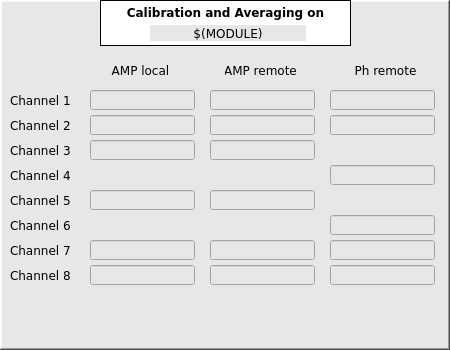
   <widget class="caFrame" name="caframe_7">
    <property name="geometry">
     <rect>
      <x>360</x>
      <y>5</y>
      <width>450</width>
      <height>350</height>
     </rect>
    </property>
    <property name="font">
     <font>
      <family>DejaVu Sans</family>
     </font>
    </property>
    <property name="styleSheet">
     <string notr="true">background-color: rgb(231, 231, 231);</string>
    </property>
    <property name="frameShape">
     <enum>QFrame::WinPanel</enum>
    </property>
    <property name="frameShadow">
     <enum>QFrame::Raised</enum>
    </property>
    <property name="lineWidth">
     <number>1</number>
    </property>
    <property name="midLineWidth">
     <number>1</number>
    </property>
    <property name="background">
     <color>
      <red>0</red>
      <green>0</green>
      <blue>0</blue>
     </color>
    </property>
    <property name="backgroundMode">
     <enum>caFrame::Filled</enum>
    </property>
    <widget class="QLabel" name="label_32">
     <property name="geometry">
      <rect>
       <x>100</x>
       <y>0</y>
       <width>251</width>
       <height>46</height>
      </rect>
     </property>
     <property name="font">
      <font>
       <family>DejaVu Sans</family>
       <weight>75</weight>
       <bold>true</bold>
      </font>
     </property>
     <property name="styleSheet">
      <string notr="true">background-color: rgb(255, 255, 255);</string>
     </property>
     <property name="frameShape">
      <enum>QFrame::Box</enum>
     </property>
     <property name="text">
      <string>Calibration and Averaging on</string>
     </property>
     <property name="alignment">
      <set>Qt::AlignHCenter|Qt::AlignTop</set>
     </property>
    </widget>
    <widget class="caLabel" name="calabel_3">
     <property name="geometry">
      <rect>
       <x>150</x>
       <y>25</y>
       <width>156</width>
       <height>16</height>
      </rect>
     </property>
     <property name="font">
      <font>
       <family>DejaVu Sans</family>
       <pointsize>9</pointsize>
      </font>
     </property>
     <property name="text">
      <string>$(MODULE)</string>
     </property>
     <property name="alignment">
      <set>Qt::AlignCenter</set>
     </property>
     <property name="background">
      <color>
       <red>255</red>
       <green>255</green>
       <blue>255</blue>
      </color>
     </property>
    </widget>
    <widget class="caTextEntry" name="catextentry_17">
     <property name="geometry">
      <rect>
       <x>90</x>
       <y>140</y>
       <width>105</width>
       <height>20</height>
      </rect>
     </property>
     <property name="sizePolicy">
      <sizepolicy hsizetype="Expanding" vsizetype="Expanding">
       <horstretch>0</horstretch>
       <verstretch>0</verstretch>
      </sizepolicy>
     </property>
     <property name="alignment">
      <set>Qt::AlignRight|Qt::AlignTrailing|Qt::AlignVCenter</set>
     </property>
     <property name="channel" stdset="0">
      <string notr="true">$(MODULE):calibration:ch3:amp_local</string>
     </property>
     <property name="foreground">
      <color>
       <red>170</red>
       <green>0</green>
       <blue>0</blue>
      </color>
     </property>
     <property name="background">
      <color>
       <red>255</red>
       <green>255</green>
       <blue>127</blue>
      </color>
     </property>
     <property name="colorMode">
      <enum>caLineEdit::Static</enum>
     </property>
     <property name="precision">
      <number>8</number>
     </property>
     <property name="precisionMode">
      <enum>caLineEdit::User</enum>
     </property>
    </widget>
    <widget class="caTextEntry" name="catextentry_31">
     <property name="geometry">
      <rect>
       <x>330</x>
       <y>165</y>
       <width>105</width>
       <height>20</height>
      </rect>
     </property>
     <property name="sizePolicy">
      <sizepolicy hsizetype="Expanding" vsizetype="Expanding">
       <horstretch>0</horstretch>
       <verstretch>0</verstretch>
      </sizepolicy>
     </property>
     <property name="alignment">
      <set>Qt::AlignRight|Qt::AlignTrailing|Qt::AlignVCenter</set>
     </property>
     <property name="channel" stdset="0">
      <string notr="true">$(MODULE):calibration:ch4:ph_remote</string>
     </property>
     <property name="foreground">
      <color>
       <red>170</red>
       <green>0</green>
       <blue>0</blue>
      </color>
     </property>
     <property name="background">
      <color>
       <red>255</red>
       <green>255</green>
       <blue>127</blue>
      </color>
     </property>
     <property name="colorMode">
      <enum>caLineEdit::Static</enum>
     </property>
     <property name="precision">
      <number>8</number>
     </property>
     <property name="precisionMode">
      <enum>caLineEdit::User</enum>
     </property>
    </widget>
    <widget class="QLabel" name="label_60">
     <property name="geometry">
      <rect>
       <x>10</x>
       <y>90</y>
       <width>80</width>
       <height>20</height>
      </rect>
     </property>
     <property name="font">
      <font>
       <family>DejaVu Sans</family>
       <pointsize>9</pointsize>
      </font>
     </property>
     <property name="text">
      <string>Channel 1</string>
     </property>
     <property name="alignment">
      <set>Qt::AlignLeading|Qt::AlignLeft|Qt::AlignVCenter</set>
     </property>
    </widget>
    <widget class="QLabel" name="label_76">
     <property name="geometry">
      <rect>
       <x>225</x>
       <y>60</y>
       <width>71</width>
       <height>20</height>
      </rect>
     </property>
     <property name="font">
      <font>
       <family>DejaVu Sans</family>
       <pointsize>9</pointsize>
      </font>
     </property>
     <property name="text">
      <string>AMP remote</string>
     </property>
     <property name="alignment">
      <set>Qt::AlignCenter</set>
     </property>
    </widget>
    <widget class="caTextEntry" name="catextentry_18">
     <property name="geometry">
      <rect>
       <x>90</x>
       <y>190</y>
       <width>105</width>
       <height>20</height>
      </rect>
     </property>
     <property name="sizePolicy">
      <sizepolicy hsizetype="Expanding" vsizetype="Expanding">
       <horstretch>0</horstretch>
       <verstretch>0</verstretch>
      </sizepolicy>
     </property>
     <property name="alignment">
      <set>Qt::AlignRight|Qt::AlignTrailing|Qt::AlignVCenter</set>
     </property>
     <property name="channel" stdset="0">
      <string notr="true">$(MODULE):calibration:ch5:amp_local</string>
     </property>
     <property name="foreground">
      <color>
       <red>170</red>
       <green>0</green>
       <blue>0</blue>
      </color>
     </property>
     <property name="background">
      <color>
       <red>255</red>
       <green>255</green>
       <blue>127</blue>
      </color>
     </property>
     <property name="colorMode">
      <enum>caLineEdit::Static</enum>
     </property>
     <property name="precision">
      <number>8</number>
     </property>
     <property name="precisionMode">
      <enum>caLineEdit::User</enum>
     </property>
    </widget>
    <widget class="caTextEntry" name="catextentry_19">
     <property name="geometry">
      <rect>
       <x>210</x>
       <y>115</y>
       <width>105</width>
       <height>20</height>
      </rect>
     </property>
     <property name="sizePolicy">
      <sizepolicy hsizetype="Expanding" vsizetype="Expanding">
       <horstretch>0</horstretch>
       <verstretch>0</verstretch>
      </sizepolicy>
     </property>
     <property name="alignment">
      <set>Qt::AlignRight|Qt::AlignTrailing|Qt::AlignVCenter</set>
     </property>
     <property name="channel" stdset="0">
      <string notr="true">$(MODULE):calibration:ch2:amp_remote</string>
     </property>
     <property name="foreground">
      <color>
       <red>170</red>
       <green>0</green>
       <blue>0</blue>
      </color>
     </property>
     <property name="background">
      <color>
       <red>255</red>
       <green>255</green>
       <blue>127</blue>
      </color>
     </property>
     <property name="colorMode">
      <enum>caLineEdit::Static</enum>
     </property>
     <property name="precision">
      <number>8</number>
     </property>
     <property name="precisionMode">
      <enum>caLineEdit::User</enum>
     </property>
    </widget>
    <widget class="caTextEntry" name="catextentry_20">
     <property name="geometry">
      <rect>
       <x>90</x>
       <y>90</y>
       <width>105</width>
       <height>20</height>
      </rect>
     </property>
     <property name="sizePolicy">
      <sizepolicy hsizetype="Expanding" vsizetype="Expanding">
       <horstretch>0</horstretch>
       <verstretch>0</verstretch>
      </sizepolicy>
     </property>
     <property name="alignment">
      <set>Qt::AlignRight|Qt::AlignTrailing|Qt::AlignVCenter</set>
     </property>
     <property name="channel" stdset="0">
      <string notr="true">$(MODULE):calibration:ch1:amp_local</string>
     </property>
     <property name="foreground">
      <color>
       <red>170</red>
       <green>0</green>
       <blue>0</blue>
      </color>
     </property>
     <property name="background">
      <color>
       <red>255</red>
       <green>255</green>
       <blue>127</blue>
      </color>
     </property>
     <property name="colorMode">
      <enum>caLineEdit::Static</enum>
     </property>
     <property name="precision">
      <number>8</number>
     </property>
     <property name="precisionMode">
      <enum>caLineEdit::User</enum>
     </property>
    </widget>
    <widget class="caTextEntry" name="catextentry_22">
     <property name="geometry">
      <rect>
       <x>210</x>
       <y>190</y>
       <width>105</width>
       <height>20</height>
      </rect>
     </property>
     <property name="sizePolicy">
      <sizepolicy hsizetype="Expanding" vsizetype="Expanding">
       <horstretch>0</horstretch>
       <verstretch>0</verstretch>
      </sizepolicy>
     </property>
     <property name="alignment">
      <set>Qt::AlignRight|Qt::AlignTrailing|Qt::AlignVCenter</set>
     </property>
     <property name="channel" stdset="0">
      <string notr="true">$(MODULE):calibration:ch5:amp_remote</string>
     </property>
     <property name="foreground">
      <color>
       <red>170</red>
       <green>0</green>
       <blue>0</blue>
      </color>
     </property>
     <property name="background">
      <color>
       <red>255</red>
       <green>255</green>
       <blue>127</blue>
      </color>
     </property>
     <property name="colorMode">
      <enum>caLineEdit::Static</enum>
     </property>
     <property name="precision">
      <number>8</number>
     </property>
     <property name="precisionMode">
      <enum>caLineEdit::User</enum>
     </property>
    </widget>
    <widget class="QLabel" name="label_77">
     <property name="geometry">
      <rect>
       <x>350</x>
       <y>60</y>
       <width>71</width>
       <height>20</height>
      </rect>
     </property>
     <property name="font">
      <font>
       <family>DejaVu Sans</family>
       <pointsize>9</pointsize>
      </font>
     </property>
     <property name="text">
      <string>Ph remote</string>
     </property>
     <property name="alignment">
      <set>Qt::AlignCenter</set>
     </property>
    </widget>
    <widget class="caTextEntry" name="catextentry_28">
     <property name="geometry">
      <rect>
       <x>210</x>
       <y>265</y>
       <width>105</width>
       <height>20</height>
      </rect>
     </property>
     <property name="sizePolicy">
      <sizepolicy hsizetype="Expanding" vsizetype="Expanding">
       <horstretch>0</horstretch>
       <verstretch>0</verstretch>
      </sizepolicy>
     </property>
     <property name="alignment">
      <set>Qt::AlignRight|Qt::AlignTrailing|Qt::AlignVCenter</set>
     </property>
     <property name="channel" stdset="0">
      <string notr="true">$(MODULE):calibration:ch8:amp_remote</string>
     </property>
     <property name="foreground">
      <color>
       <red>170</red>
       <green>0</green>
       <blue>0</blue>
      </color>
     </property>
     <property name="background">
      <color>
       <red>255</red>
       <green>255</green>
       <blue>127</blue>
      </color>
     </property>
     <property name="colorMode">
      <enum>caLineEdit::Static</enum>
     </property>
     <property name="precision">
      <number>8</number>
     </property>
     <property name="precisionMode">
      <enum>caLineEdit::User</enum>
     </property>
    </widget>
    <widget class="caTextEntry" name="catextentry_29">
     <property name="geometry">
      <rect>
       <x>330</x>
       <y>90</y>
       <width>105</width>
       <height>20</height>
      </rect>
     </property>
     <property name="sizePolicy">
      <sizepolicy hsizetype="Expanding" vsizetype="Expanding">
       <horstretch>0</horstretch>
       <verstretch>0</verstretch>
      </sizepolicy>
     </property>
     <property name="alignment">
      <set>Qt::AlignRight|Qt::AlignTrailing|Qt::AlignVCenter</set>
     </property>
     <property name="channel" stdset="0">
      <string notr="true">$(MODULE):calibration:ch1:ph_remote</string>
     </property>
     <property name="foreground">
      <color>
       <red>170</red>
       <green>0</green>
       <blue>0</blue>
      </color>
     </property>
     <property name="background">
      <color>
       <red>255</red>
       <green>255</green>
       <blue>127</blue>
      </color>
     </property>
     <property name="colorMode">
      <enum>caLineEdit::Static</enum>
     </property>
     <property name="precision">
      <number>8</number>
     </property>
     <property name="precisionMode">
      <enum>caLineEdit::User</enum>
     </property>
    </widget>
    <widget class="caTextEntry" name="catextentry_33">
     <property name="geometry">
      <rect>
       <x>330</x>
       <y>215</y>
       <width>105</width>
       <height>20</height>
      </rect>
     </property>
     <property name="sizePolicy">
      <sizepolicy hsizetype="Expanding" vsizetype="Expanding">
       <horstretch>0</horstretch>
       <verstretch>0</verstretch>
      </sizepolicy>
     </property>
     <property name="alignment">
      <set>Qt::AlignRight|Qt::AlignTrailing|Qt::AlignVCenter</set>
     </property>
     <property name="channel" stdset="0">
      <string notr="true">$(MODULE):calibration:ch6:ph_remote</string>
     </property>
     <property name="foreground">
      <color>
       <red>170</red>
       <green>0</green>
       <blue>0</blue>
      </color>
     </property>
     <property name="background">
      <color>
       <red>255</red>
       <green>255</green>
       <blue>127</blue>
      </color>
     </property>
     <property name="colorMode">
      <enum>caLineEdit::Static</enum>
     </property>
     <property name="precision">
      <number>8</number>
     </property>
     <property name="precisionMode">
      <enum>caLineEdit::User</enum>
     </property>
    </widget>
    <widget class="QLabel" name="label_64">
     <property name="geometry">
      <rect>
       <x>10</x>
       <y>215</y>
       <width>80</width>
       <height>20</height>
      </rect>
     </property>
     <property name="font">
      <font>
       <family>DejaVu Sans</family>
       <pointsize>9</pointsize>
      </font>
     </property>
     <property name="text">
      <string>Channel 6</string>
     </property>
     <property name="alignment">
      <set>Qt::AlignLeading|Qt::AlignLeft|Qt::AlignVCenter</set>
     </property>
    </widget>
    <widget class="QLabel" name="label_58">
     <property name="geometry">
      <rect>
       <x>10</x>
       <y>165</y>
       <width>80</width>
       <height>20</height>
      </rect>
     </property>
     <property name="font">
      <font>
       <family>DejaVu Sans</family>
       <pointsize>9</pointsize>
      </font>
     </property>
     <property name="text">
      <string>Channel 4</string>
     </property>
     <property name="alignment">
      <set>Qt::AlignLeading|Qt::AlignLeft|Qt::AlignVCenter</set>
     </property>
    </widget>
    <widget class="caTextEntry" name="catextentry_32">
     <property name="geometry">
      <rect>
       <x>330</x>
       <y>240</y>
       <width>105</width>
       <height>20</height>
      </rect>
     </property>
     <property name="sizePolicy">
      <sizepolicy hsizetype="Expanding" vsizetype="Expanding">
       <horstretch>0</horstretch>
       <verstretch>0</verstretch>
      </sizepolicy>
     </property>
     <property name="alignment">
      <set>Qt::AlignRight|Qt::AlignTrailing|Qt::AlignVCenter</set>
     </property>
     <property name="channel" stdset="0">
      <string notr="true">$(MODULE):calibration:ch7:ph_remote</string>
     </property>
     <property name="foreground">
      <color>
       <red>170</red>
       <green>0</green>
       <blue>0</blue>
      </color>
     </property>
     <property name="background">
      <color>
       <red>255</red>
       <green>255</green>
       <blue>127</blue>
      </color>
     </property>
     <property name="colorMode">
      <enum>caLineEdit::Static</enum>
     </property>
     <property name="precision">
      <number>8</number>
     </property>
     <property name="precisionMode">
      <enum>caLineEdit::User</enum>
     </property>
    </widget>
    <widget class="caTextEntry" name="catextentry_26">
     <property name="geometry">
      <rect>
       <x>210</x>
       <y>90</y>
       <width>105</width>
       <height>20</height>
      </rect>
     </property>
     <property name="sizePolicy">
      <sizepolicy hsizetype="Expanding" vsizetype="Expanding">
       <horstretch>0</horstretch>
       <verstretch>0</verstretch>
      </sizepolicy>
     </property>
     <property name="alignment">
      <set>Qt::AlignRight|Qt::AlignTrailing|Qt::AlignVCenter</set>
     </property>
     <property name="channel" stdset="0">
      <string notr="true">$(MODULE):calibration:ch1:amp_remote</string>
     </property>
     <property name="foreground">
      <color>
       <red>170</red>
       <green>0</green>
       <blue>0</blue>
      </color>
     </property>
     <property name="background">
      <color>
       <red>255</red>
       <green>255</green>
       <blue>127</blue>
      </color>
     </property>
     <property name="colorMode">
      <enum>caLineEdit::Static</enum>
     </property>
     <property name="precision">
      <number>8</number>
     </property>
     <property name="precisionMode">
      <enum>caLineEdit::User</enum>
     </property>
    </widget>
    <widget class="QLabel" name="label_57">
     <property name="geometry">
      <rect>
       <x>10</x>
       <y>140</y>
       <width>80</width>
       <height>20</height>
      </rect>
     </property>
     <property name="font">
      <font>
       <family>DejaVu Sans</family>
       <pointsize>9</pointsize>
      </font>
     </property>
     <property name="text">
      <string>Channel 3</string>
     </property>
     <property name="alignment">
      <set>Qt::AlignLeading|Qt::AlignLeft|Qt::AlignVCenter</set>
     </property>
    </widget>
    <widget class="QLabel" name="label_56">
     <property name="geometry">
      <rect>
       <x>10</x>
       <y>240</y>
       <width>80</width>
       <height>20</height>
      </rect>
     </property>
     <property name="font">
      <font>
       <family>DejaVu Sans</family>
       <pointsize>9</pointsize>
      </font>
     </property>
     <property name="text">
      <string>Channel 7</string>
     </property>
     <property name="alignment">
      <set>Qt::AlignLeading|Qt::AlignLeft|Qt::AlignVCenter</set>
     </property>
    </widget>
    <widget class="caTextEntry" name="catextentry_27">
     <property name="geometry">
      <rect>
       <x>210</x>
       <y>140</y>
       <width>105</width>
       <height>20</height>
      </rect>
     </property>
     <property name="sizePolicy">
      <sizepolicy hsizetype="Expanding" vsizetype="Expanding">
       <horstretch>0</horstretch>
       <verstretch>0</verstretch>
      </sizepolicy>
     </property>
     <property name="alignment">
      <set>Qt::AlignRight|Qt::AlignTrailing|Qt::AlignVCenter</set>
     </property>
     <property name="channel" stdset="0">
      <string notr="true">$(MODULE):calibration:ch3:amp_remote</string>
     </property>
     <property name="foreground">
      <color>
       <red>170</red>
       <green>0</green>
       <blue>0</blue>
      </color>
     </property>
     <property name="background">
      <color>
       <red>255</red>
       <green>255</green>
       <blue>127</blue>
      </color>
     </property>
     <property name="colorMode">
      <enum>caLineEdit::Static</enum>
     </property>
     <property name="precision">
      <number>8</number>
     </property>
     <property name="precisionMode">
      <enum>caLineEdit::User</enum>
     </property>
    </widget>
    <widget class="caTextEntry" name="catextentry_30">
     <property name="geometry">
      <rect>
       <x>90</x>
       <y>115</y>
       <width>105</width>
       <height>20</height>
      </rect>
     </property>
     <property name="sizePolicy">
      <sizepolicy hsizetype="Expanding" vsizetype="Expanding">
       <horstretch>0</horstretch>
       <verstretch>0</verstretch>
      </sizepolicy>
     </property>
     <property name="alignment">
      <set>Qt::AlignRight|Qt::AlignTrailing|Qt::AlignVCenter</set>
     </property>
     <property name="channel" stdset="0">
      <string notr="true">$(MODULE):calibration:ch2:amp_local</string>
     </property>
     <property name="foreground">
      <color>
       <red>170</red>
       <green>0</green>
       <blue>0</blue>
      </color>
     </property>
     <property name="background">
      <color>
       <red>255</red>
       <green>255</green>
       <blue>127</blue>
      </color>
     </property>
     <property name="colorMode">
      <enum>caLineEdit::Static</enum>
     </property>
     <property name="precision">
      <number>8</number>
     </property>
     <property name="precisionMode">
      <enum>caLineEdit::User</enum>
     </property>
    </widget>
    <widget class="caTextEntry" name="catextentry_35">
     <property name="geometry">
      <rect>
       <x>330</x>
       <y>115</y>
       <width>105</width>
       <height>20</height>
      </rect>
     </property>
     <property name="sizePolicy">
      <sizepolicy hsizetype="Expanding" vsizetype="Expanding">
       <horstretch>0</horstretch>
       <verstretch>0</verstretch>
      </sizepolicy>
     </property>
     <property name="alignment">
      <set>Qt::AlignRight|Qt::AlignTrailing|Qt::AlignVCenter</set>
     </property>
     <property name="channel" stdset="0">
      <string notr="true">$(MODULE):calibration:ch2:ph_remote</string>
     </property>
     <property name="foreground">
      <color>
       <red>170</red>
       <green>0</green>
       <blue>0</blue>
      </color>
     </property>
     <property name="background">
      <color>
       <red>255</red>
       <green>255</green>
       <blue>127</blue>
      </color>
     </property>
     <property name="colorMode">
      <enum>caLineEdit::Static</enum>
     </property>
     <property name="precision">
      <number>8</number>
     </property>
     <property name="precisionMode">
      <enum>caLineEdit::User</enum>
     </property>
    </widget>
    <widget class="QLabel" name="label_61">
     <property name="geometry">
      <rect>
       <x>10</x>
       <y>190</y>
       <width>80</width>
       <height>20</height>
      </rect>
     </property>
     <property name="font">
      <font>
       <family>DejaVu Sans</family>
       <pointsize>9</pointsize>
      </font>
     </property>
     <property name="text">
      <string>Channel 5</string>
     </property>
     <property name="alignment">
      <set>Qt::AlignLeading|Qt::AlignLeft|Qt::AlignVCenter</set>
     </property>
    </widget>
    <widget class="caTextEntry" name="catextentry_48">
     <property name="geometry">
      <rect>
       <x>90</x>
       <y>265</y>
       <width>105</width>
       <height>20</height>
      </rect>
     </property>
     <property name="sizePolicy">
      <sizepolicy hsizetype="Expanding" vsizetype="Expanding">
       <horstretch>0</horstretch>
       <verstretch>0</verstretch>
      </sizepolicy>
     </property>
     <property name="alignment">
      <set>Qt::AlignRight|Qt::AlignTrailing|Qt::AlignVCenter</set>
     </property>
     <property name="channel" stdset="0">
      <string notr="true">$(MODULE):calibration:ch8:amp_local</string>
     </property>
     <property name="foreground">
      <color>
       <red>170</red>
       <green>0</green>
       <blue>0</blue>
      </color>
     </property>
     <property name="background">
      <color>
       <red>255</red>
       <green>255</green>
       <blue>127</blue>
      </color>
     </property>
     <property name="colorMode">
      <enum>caLineEdit::Static</enum>
     </property>
     <property name="precision">
      <number>8</number>
     </property>
     <property name="precisionMode">
      <enum>caLineEdit::User</enum>
     </property>
    </widget>
    <widget class="QLabel" name="label_65">
     <property name="geometry">
      <rect>
       <x>105</x>
       <y>60</y>
       <width>71</width>
       <height>20</height>
      </rect>
     </property>
     <property name="font">
      <font>
       <family>DejaVu Sans</family>
       <pointsize>9</pointsize>
      </font>
     </property>
     <property name="text">
      <string>AMP local</string>
     </property>
     <property name="alignment">
      <set>Qt::AlignCenter</set>
     </property>
    </widget>
    <widget class="QLabel" name="label_62">
     <property name="geometry">
      <rect>
       <x>10</x>
       <y>265</y>
       <width>80</width>
       <height>20</height>
      </rect>
     </property>
     <property name="font">
      <font>
       <family>DejaVu Sans</family>
       <pointsize>9</pointsize>
      </font>
     </property>
     <property name="text">
      <string>Channel 8</string>
     </property>
     <property name="alignment">
      <set>Qt::AlignLeading|Qt::AlignLeft|Qt::AlignVCenter</set>
     </property>
    </widget>
    <widget class="QLabel" name="label_54">
     <property name="geometry">
      <rect>
       <x>10</x>
       <y>115</y>
       <width>80</width>
       <height>20</height>
      </rect>
     </property>
     <property name="font">
      <font>
       <family>DejaVu Sans</family>
       <pointsize>9</pointsize>
      </font>
     </property>
     <property name="text">
      <string>Channel 2</string>
     </property>
     <property name="alignment">
      <set>Qt::AlignLeading|Qt::AlignLeft|Qt::AlignVCenter</set>
     </property>
    </widget>
    <widget class="caTextEntry" name="catextentry_49">
     <property name="geometry">
      <rect>
       <x>90</x>
       <y>240</y>
       <width>105</width>
       <height>20</height>
      </rect>
     </property>
     <property name="sizePolicy">
      <sizepolicy hsizetype="Expanding" vsizetype="Expanding">
       <horstretch>0</horstretch>
       <verstretch>0</verstretch>
      </sizepolicy>
     </property>
     <property name="alignment">
      <set>Qt::AlignRight|Qt::AlignTrailing|Qt::AlignVCenter</set>
     </property>
     <property name="channel" stdset="0">
      <string notr="true">$(MODULE):calibration:ch7:amp_local</string>
     </property>
     <property name="foreground">
      <color>
       <red>170</red>
       <green>0</green>
       <blue>0</blue>
      </color>
     </property>
     <property name="background">
      <color>
       <red>255</red>
       <green>255</green>
       <blue>127</blue>
      </color>
     </property>
     <property name="colorMode">
      <enum>caLineEdit::Static</enum>
     </property>
     <property name="precision">
      <number>8</number>
     </property>
     <property name="precisionMode">
      <enum>caLineEdit::User</enum>
     </property>
    </widget>
    <widget class="caTextEntry" name="catextentry_51">
     <property name="geometry">
      <rect>
       <x>210</x>
       <y>240</y>
       <width>105</width>
       <height>20</height>
      </rect>
     </property>
     <property name="sizePolicy">
      <sizepolicy hsizetype="Expanding" vsizetype="Expanding">
       <horstretch>0</horstretch>
       <verstretch>0</verstretch>
      </sizepolicy>
     </property>
     <property name="alignment">
      <set>Qt::AlignRight|Qt::AlignTrailing|Qt::AlignVCenter</set>
     </property>
     <property name="channel" stdset="0">
      <string notr="true">$(MODULE):calibration:ch7:amp_remote</string>
     </property>
     <property name="foreground">
      <color>
       <red>170</red>
       <green>0</green>
       <blue>0</blue>
      </color>
     </property>
     <property name="background">
      <color>
       <red>255</red>
       <green>255</green>
       <blue>127</blue>
      </color>
     </property>
     <property name="colorMode">
      <enum>caLineEdit::Static</enum>
     </property>
     <property name="precision">
      <number>8</number>
     </property>
     <property name="precisionMode">
      <enum>caLineEdit::User</enum>
     </property>
    </widget>
    <widget class="caTextEntry" name="catextentry_52">
     <property name="geometry">
      <rect>
       <x>330</x>
       <y>265</y>
       <width>105</width>
       <height>20</height>
      </rect>
     </property>
     <property name="sizePolicy">
      <sizepolicy hsizetype="Expanding" vsizetype="Expanding">
       <horstretch>0</horstretch>
       <verstretch>0</verstretch>
      </sizepolicy>
     </property>
     <property name="alignment">
      <set>Qt::AlignRight|Qt::AlignTrailing|Qt::AlignVCenter</set>
     </property>
     <property name="channel" stdset="0">
      <string notr="true">$(MODULE):calibration:ch8:ph_remote</string>
     </property>
     <property name="foreground">
      <color>
       <red>170</red>
       <green>0</green>
       <blue>0</blue>
      </color>
     </property>
     <property name="background">
      <color>
       <red>255</red>
       <green>255</green>
       <blue>127</blue>
      </color>
     </property>
     <property name="colorMode">
      <enum>caLineEdit::Static</enum>
     </property>
     <property name="precision">
      <number>8</number>
     </property>
     <property name="precisionMode">
      <enum>caLineEdit::User</enum>
     </property>
    </widget>
   </widget>
